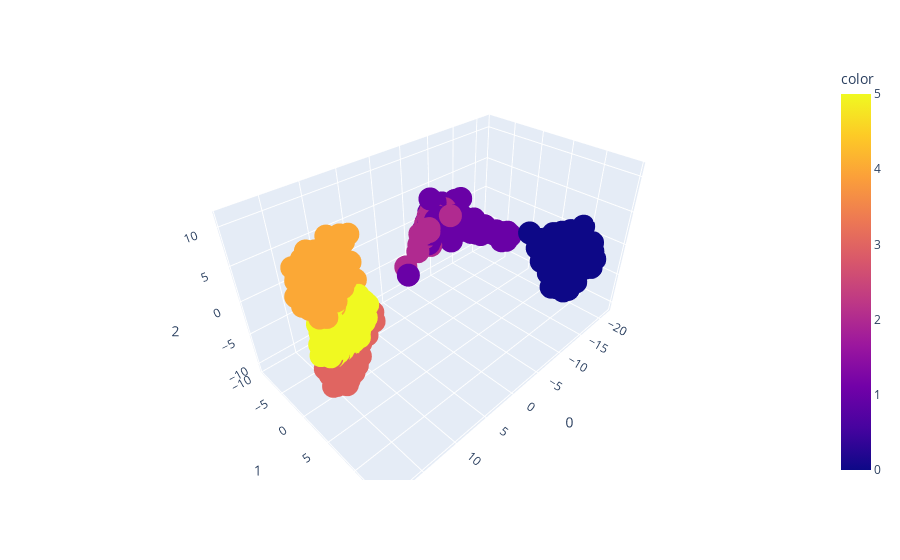

Source (notebook cell):
### Code cell
lda = LDA(n_components=3)
# Taking in as second argument the Target as labels
components = lda.fit_transform(X_train, y_train_compressed)

fig = px.scatter_3d(components, x=0, y=1, z=2, color=y_train_compressed)
fig.show()

### Figure 1 — Plotly figure (JSON) as saved in the notebook; plotly's stock layout.template omitted (floating-point values rounded to 4 significant figures; data arrays with more than 128 entries replaced by an {"elided": "..."} marker saying what was removed)
{"data": [{"hovertemplate": "0=%{x}<br>1=%{y}<br>2=%{z}<br>color=%{marker.color}<extra></extra>", "legendgroup": "", "marker": {"color": {"elided": "7352 int values"}, "coloraxis": "coloraxis", "symbol": "circle"}, "mode": "markers", "name": "", "scene": "scene", "showlegend": false, "type": "scatter3d", "x": {"elided": "7352 float values"}, "y": {"elided": "7352 float values"}, "z": {"elided": "7352 float values"}}], "layout": {"coloraxis": {"colorbar": {"title": {"text": "color"}}, "colorscale": [[0, "#0d0887"], [0.1111, "#46039f"], [0.2222, "#7201a8"], [0.3333, "#9c179e"], [0.4444, "#bd3786"], [0.5556, "#d8576b"], [0.6667, "#ed7953"], [0.7778, "#fb9f3a"], [0.8889, "#fdca26"], [1, "#f0f921"]]}, "legend": {"tracegroupgap": 0}, "margin": {"t": 60}, "scene": {"domain": {"x": [0, 1], "y": [0, 1]}, "xaxis": {"title": {"text": "0"}}, "yaxis": {"title": {"text": "1"}}, "zaxis": {"title": {"text": "2"}}}}}
